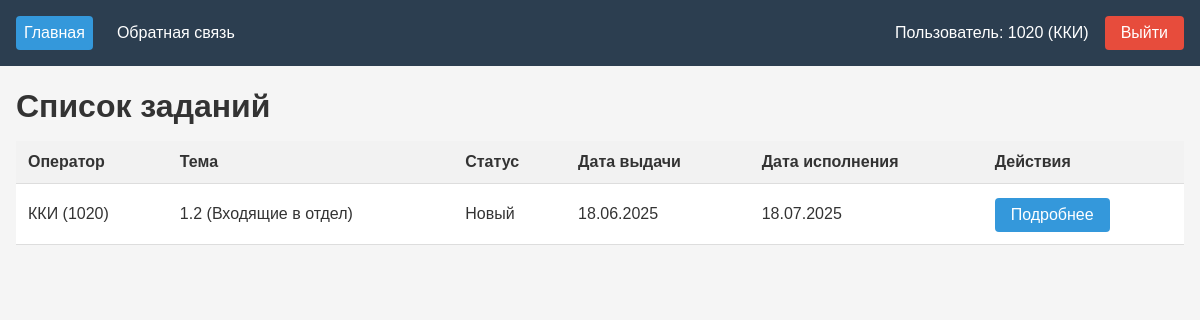
/tasker/task/ (signed in), run on the app's committed database.
### tasker/models.py (models this page shows, shortened)
class Tasks(models.Model):
    user = models.ForeignKey(CustomUser, on_delete=models.PROTECT)
    subject = models.ForeignKey(TaskSubjects, on_delete=models.PROTECT)
    status = models.ForeignKey(TaskStatus, on_delete=models.PROTECT, default=get_default_status)
    start_date = models.DateField()
    end_date = models.DateField()
    persons = models.ManyToManyField(Persons)
    phoneNumbers = models.ManyToManyField(PhoneNumbers)
    accounts = models.ManyToManyField(InternetAccounts)
    emails = models.ManyToManyField(Emails)

class TaskSubjects(models.Model):
    name = models.CharField()
    synonym = models.CharField()
    def __str__(self):
        return f"{self.synonym} ({self.name})"

class TaskStatus(models.Model):
    status = models.CharField()
    def __str__(self):
        return self.status

### tasker/myviews/tasks.py (the view)
# urls.py: path("", tasks.list, name='list'),
def list(request):
    if request.user.groups.filter(name='main').exists():
        tasks = Tasks.objects.all()
    else:
        tasks = Tasks.objects.filter(user=request.user)
    return render(request, 'index.html', {
        'tasks': tasks,
        'active_tab': 'index'
    })

### tasker/models.py (called while the page is built)
    def __str__(self):
        return f"{self.first_name} ({self.username})"

### tasker/templates/index.html (shortened to what this page needs)
{% extends "menu.html" %}
{% block content %}
<div class="header-container">
    <h1 >Список заданий</h1>
</div>
{% if tasks.count > 0 %}
<table>
    <thead>
        <tr>
            <th>Оператор</th>
            <th>Тема</th>
            <th>Статус</th>
            <th>Дата выдачи</th>
            <th>Дата исполнения</th>
            <th>Действия</th>
        </tr>
    </thead>
    <tbody>
    {% for task in tasks %}
        <tr>
            <td>{{ task.user }}</td>
            <td>{{ task.subject }}</td>
            <td>{{ task.status }}</td>
            <td>{{ task.start_date|date:"d.m.Y" }}</td>
            <td>{{ task.end_date|date:"d.m.Y" }}</td>
            <td>
                <a href="{{task.id}}" class="details-btn">Подробнее</a>
            </td>
        </tr>
    {% endfor %}
    </tbody>
</table>
{% else %}
    <h2>Список заданий пуст</h2>
{% endif %}
{% endblock content %}

### tasker/templates/menu.html (shortened to what this page needs)
<!DOCTYPE html>
{% load static %}
<html lang="ru">
<head>
    <link rel="stylesheet" href="{% static 'css/styles.css' %}" />
</head>
<body>
    {% if user.is_authenticated %}
    <nav>
        <div class="nav-left">
            <a href="/tasker" class="{% if active_tab == 'index' %}active{% endif %}">Главная</a>
            <a href="/tasker/feedback" class="{% if active_tab == 'feedback' %}active{% endif %}">Обратная связь</a>
        </div>
        <div class="nav-right">
            <span class="user-info">Пользователь{% if request.user.groups.all.0.name == 'main' %} (main){% endif %}: {{ user.username }} ({{ user.first_name }})</span>
            <form action="{% url 'logout' %}" method="post" style="display: inline;">
                <button type="submit" class="logout-btn">Выйти</button>
            </form>
        </div>
    </nav>
    <div class="container">
        {% block content%}Контент{% endblock content %}
    </div>
    {% endif %}
</body>
</html>

### tasker/static/css/styles.css (style rules this page uses)
* { margin: 0; padding: 0; box-sizing: border-box; font-family: Arial, sans-serif; }
body { background-color: #f5f5f5; color: #333; }
nav { background: #2c3e50; display: flex; justify-content: space-between; padding: 1rem; }
.nav-left, .nav-right { display: flex; align-items: center; }
nav a { color: white; text-decoration: none; margin-right: 1rem; padding: 0.5rem; }
nav a.active { background: #3498db; border-radius: 4px; }
.nav-right form { margin: 0; padding: 0; border: none; background: none; }
.nav-right form button { margin: 0; padding: 0.5rem 1rem; border: none; background: #e74c3c; color: white; border-radius: 4px; cursor: pointer; font: inherit; }
.user-info { color: white; margin-right: 1rem; }
.logout-btn { background: #e74c3c; color: white; border: none; padding: 0.5rem 1rem; border-radius: 4px; cursor: pointer; }
.container { max-width: 1200px; margin-top: 6px; margin: 6px auto 0; padding: 0 1rem; }
.header-container { display: flex; justify-content: space-between; margin-top: 0rem; align-items: center; margin-bottom: 0px; }
h1 { margin-top: 1rem; margin-bottom: 1rem; }
table { width: 100%; border-collapse: collapse; background: white; }
th, td { padding: 0.75rem; text-align: left; border-bottom: 1px solid #ddd; }
th { background: #f2f2f2; }
button, .details-btn, .back-btn { background: #3498db; color: white; border: none; padding: 0.5rem 1rem; margin-top: 2px; border-radius: 4px; cursor: pointer; justify-content: center; align-items: center; text-decoration: none; display: inline-block; font-family: inherit; font-size: inherit; }
form { background: white; padding: 1.5rem; border-radius: 4px; }

### data on the page
Tasks: user "ККИ (1020)", subject "1.2 (Входящие в отдел)", status "Новый", start_date "18.06.2025", end_date "18.07.2025"

### other printed values
{{ user.username }} "1020"
{{ user.first_name }} "ККИ"
